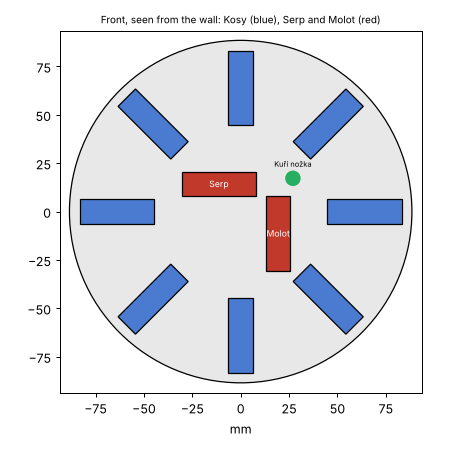

Write the Python code that produced this figure.
"""The face of the head of ten with the bought antennas: where everything sits on Front. Level 4.

The antenna is the Ezurio dual-band FlexPIFA (datasheet: 38.5 x 12.7 x 2.5 mm), made to sit over
metal; the maker asks 5 mm free of raised metal beside its long sides. The ring: eight, each turned
radially. Předseda: two, at right angles, as a pinwheel round the middle, the middle kept free (laid out so
when Datel's knock sat there; Datel was dropped on 14 Nov 2026, the middle left as it was so that
every figure computed on this face stands). The rod the head turns on stands in the quadrant the
pinwheel leaves free.
The one home of the face's layout; the figures are printed and drawn.

Run: python3 layout.py > layout.out   (writes layout.png)
"""
import math

L, W = 0.0385, 0.0127          # the antenna, along and across
GAP = 0.005                    # between antennas' sides, and round the holes (the maker's 5 mm)
MIDDLE, HOLE_ROD = 0.003, 0.004   # the free middle's radius, the rod's hole
N = 8
MARGIN = 0.005                 # face beyond the ring's outer ends

def rect(cx, cy, ang, l=L, w=W):
    c, s = math.cos(ang), math.sin(ang)
    return [(cx + c * dx - s * dy, cy + s * dx + c * dy) for dx, dy in ((-l/2, -w/2), (l/2, -w/2), (l/2, w/2), (-l/2, w/2))]

def seg_dist(p, a, b):
    ax, ay = a; bx, by = b; px, py = p
    vx, vy = bx - ax, by - ay; t = max(0, min(1, ((px - ax) * vx + (py - ay) * vy) / (vx * vx + vy * vy)))
    return math.hypot(px - ax - t * vx, py - ay - t * vy)

def poly_dist(P, Q):
    """Least distance between two convex polygons that do not overlap (0 if they do)."""
    def inside(p, R):
        sgn = None
        for a, b in zip(R, R[1:] + R[:1]):
            cr = (b[0] - a[0]) * (p[1] - a[1]) - (b[1] - a[1]) * (p[0] - a[0])
            if sgn is None: sgn = cr > 0
            elif (cr > 0) != sgn: return False
        return True
    if any(inside(p, Q) for p in P) or any(inside(q, P) for q in Q): return 0.0
    return min(min(seg_dist(p, a, b) for a, b in zip(Q, Q[1:] + Q[:1])) for p in P) if True else 0

def point_poly(p, P):
    return min(seg_dist(p, a, b) for a, b in zip(P, P[1:] + P[:1]))

def layout(R):
    ring = [rect(R * math.cos(k * 2 * math.pi / N), R * math.sin(k * 2 * math.pi / N), k * 2 * math.pi / N) for k in range(N)]
    e = MIDDLE + GAP                                       # the pinwheel's arms keep clear of the middle
    serp = rect(-L / 2 + e * 0.0 + (e - L) / 2 + L / 2 - e + 0.0, e + W / 2, 0.0)   # level arm, upper left
    serp = rect(e - L / 2, e + W / 2, 0.0)                  # spans x from e-L to e, y from e to e+W
    molot = rect(e + W / 2 + GAP, -(e - L / 2) - L + e + 0.0, math.pi / 2)
    molot = rect(e + GAP + W / 2, e - L / 2 - 0.0, math.pi / 2)   # upright arm, lower right: x from e+GAP to e+GAP+W
    a_rod = 2 * math.pi / N / 2 + math.radians(10)          # the rod: in the free quadrant, 10 deg off a gap's middle
    return ring, serp, molot, a_rod

def check(R, r_rod):
    ring, serp, molot, a_rod = layout(R)
    rod = (r_rod * math.cos(a_rod), r_rod * math.sin(a_rod))
    ants = ring + [serp, molot]
    d_ants = min(poly_dist(ants[i], ants[j]) for i in range(len(ants)) for j in range(i + 1, len(ants)))
    d_rod = min(point_poly(rod, P) for P in ants) - HOLE_ROD
    d_mid = min(point_poly((0, 0), P) for P in ants) - MIDDLE
    return min(d_ants, d_rod, d_mid), (d_ants, d_rod, d_mid), rod

best = None
for R_mm in range(40, 90):
    R = R_mm / 1000
    for r_mm in range(10, R_mm):
        m, parts, rod = check(R, r_mm / 1000)
        if m >= GAP - 1e-9:
            best = (R, r_mm / 1000, parts, rod); break
    if best: break
R, R_ROD, parts, ROD = best
HEAD_R = math.hypot(R + L / 2, W / 2) + MARGIN

def from_rod():
    ring, serp, molot, a_rod = layout(R)
    return sorted(math.hypot(R * math.cos(k * 2 * math.pi / N) - ROD[0], R * math.sin(k * 2 * math.pi / N) - ROD[1]) for k in range(N))

if __name__ == '__main__':
    print(f'the antenna {L*1000:.1f} x {W*1000:.1f} mm; {GAP*1000:.0f} mm kept between antennas and round every hole')
    print(f'the ring: eight, radial, centres on a circle of {R*1000:.0f} mm; the head {2*HEAD_R*1000:.0f} mm across')
    names = ('between antennas', 'rod to an antenna', 'the free middle to an antenna')
    print('  clearances, mm: ' + ', '.join(f'{n} {v*1000:.1f}' for n, v in zip(names, parts)))
    print(f'  the rod the head turns on: {R_ROD*1000:.0f} mm from the centre, at {math.degrees(math.atan2(ROD[1], ROD[0])):.0f} deg')
    d = from_rod()
    print(f'  the ring\'s antennas from the rod: ' + ', '.join(f'{v*1000:.0f}' for v in d) + ' mm; one turn covers a disc '
          f'{2*(d[-1]+L/2)*1000:.0f} mm across')
    import matplotlib; matplotlib.use('Agg'); import matplotlib.pyplot as plt
    from matplotlib.patches import Polygon, Circle
    ring, serp, molot, a_rod = layout(R)
    fig, ax = plt.subplots(figsize=(5, 5), dpi=90)
    ax.add_patch(Circle((0, 0), HEAD_R * 1000, fc='#e8e8e8', ec='k'))
    for P, col, lab in [(p, '#4a7bd0', None) for p in ring] + [(serp, '#c0392b', 'Serp'), (molot, '#c0392b', 'Molot')]:
        ax.add_patch(Polygon([(x * 1000, y * 1000) for x, y in P], fc=col, ec='k'))
        if lab:
            cx = sum(x for x, _ in P) / 4 * 1000; cy = sum(y for _, y in P) / 4 * 1000
            ax.text(cx, cy, lab, ha='center', va='center', fontsize=7, color='w')
    ax.add_patch(Circle((ROD[0] * 1000, ROD[1] * 1000), HOLE_ROD * 1000, fc='#27ae60')); ax.text(ROD[0] * 1000, ROD[1] * 1000 + 6, 'Kuří nožka', ha='center', fontsize=6)
    ax.set_xlim(-HEAD_R * 1000 - 5, HEAD_R * 1000 + 5); ax.set_ylim(-HEAD_R * 1000 - 5, HEAD_R * 1000 + 5)
    ax.set_aspect('equal'); ax.set_xlabel('mm'); ax.set_title('Front, seen from the wall: Kosy (blue), Serp and Molot (red)', fontsize=8)
    fig.tight_layout(); fig.savefig('layout.png')

# the names the other scripts of level 4 take the head from (they took them from ring8.py before)
N_RING, RING_R, HEAD_R_, ROD_R = N, R, HEAD_R, R_ROD
ROD_AT = math.atan2(ROD[1], ROD[0])                     # the rod's direction, from the first ring antenna's axis
PATCH_L, PATCH_W = L, W
_ring, _serp, _molot, _a = layout(R)
MID_XY = [(sum(x for x, _ in P) / 4, sum(y for _, y in P) / 4) for P in (_serp, _molot)]   # Předseda's two antennas
MID_PSI = [0.0, math.pi / 2]
